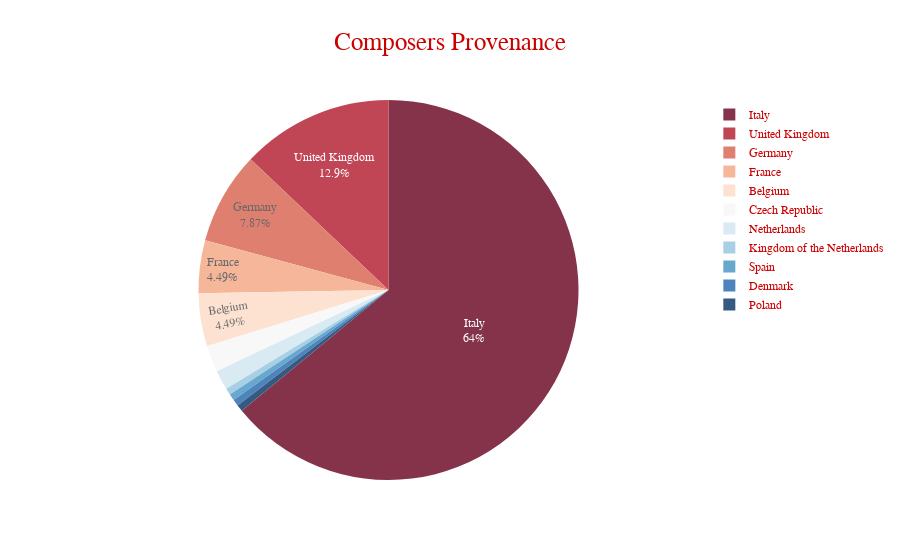

Notebook cell for this chart:
### Code cell
# create a piechart for composers provenance
viz4 = px.pie(df4, names='birth country', values='number', color_discrete_sequence=px.colors.sequential.RdBu, 
              opacity=0.8, title='Composers Provenance', template='simple_white', 
              hover_name="birth country", hover_data={'birth country':False})

# style the visualization, update traces, title, layout
viz4.layout.title.font = dict(family='Trebuchet MS', size=25)
viz4.layout.font = dict(family='Trebuchet MS', color='#cc0000')
# align plot title
viz4.layout.title.x = 0.5
viz4.layout.title.xanchor = 'center'
# style labels, dimension and info displayed in pie
viz4.update_traces(textposition='inside', textinfo='percent+label')
viz4.update_layout(uniformtext_minsize=10, uniformtext_mode='hide')

viz4.show()

#viz4.write_html("C:/UNI/DHDK/EPDS/Proj/exports/composers_provenance.html")

### Figure 1 — Plotly figure (JSON) as saved in the notebook; plotly's stock layout.template omitted (floating-point values rounded to 4 significant figures)
{"data": [{"customdata": [["Italy"], ["United Kingdom"], ["Germany"], ["France"], ["Belgium"], ["Czech Republic"], ["Netherlands"], ["Kingdom of the Netherlands"], ["Spain"], ["Denmark"], ["Poland"]], "domain": {"x": [0, 1], "y": [0, 1]}, "hovertemplate": "<b>%{hovertext}</b><br><br>number=%{value}<extra></extra>", "hovertext": ["Italy", "United Kingdom", "Germany", "France", "Belgium", "Czech Republic", "Netherlands", "Kingdom of the Netherlands", "Spain", "Denmark", "Poland"], "labels": ["Italy", "United Kingdom", "Germany", "France", "Belgium", "Czech Republic", "Netherlands", "Kingdom of the Netherlands", "Spain", "Denmark", "Poland"], "legendgroup": "", "name": "", "opacity": 0.8, "showlegend": true, "textinfo": "percent+label", "textposition": "inside", "type": "pie", "values": [114, 23, 14, 8, 8, 4, 3, 1, 1, 1, 1]}], "layout": {"font": {"color": "#cc0000", "family": "Trebuchet MS"}, "legend": {"tracegroupgap": 0}, "piecolorway": ["rgb(103,0,31)", "rgb(178,24,43)", "rgb(214,96,77)", "rgb(244,165,130)", "rgb(253,219,199)", "rgb(247,247,247)", "rgb(209,229,240)", "rgb(146,197,222)", "rgb(67,147,195)", "rgb(33,102,172)", "rgb(5,48,97)"], "title": {"font": {"family": "Trebuchet MS", "size": 25}, "text": "Composers Provenance", "x": 0.5, "xanchor": "center"}, "uniformtext": {"minsize": 10, "mode": "hide"}}}
